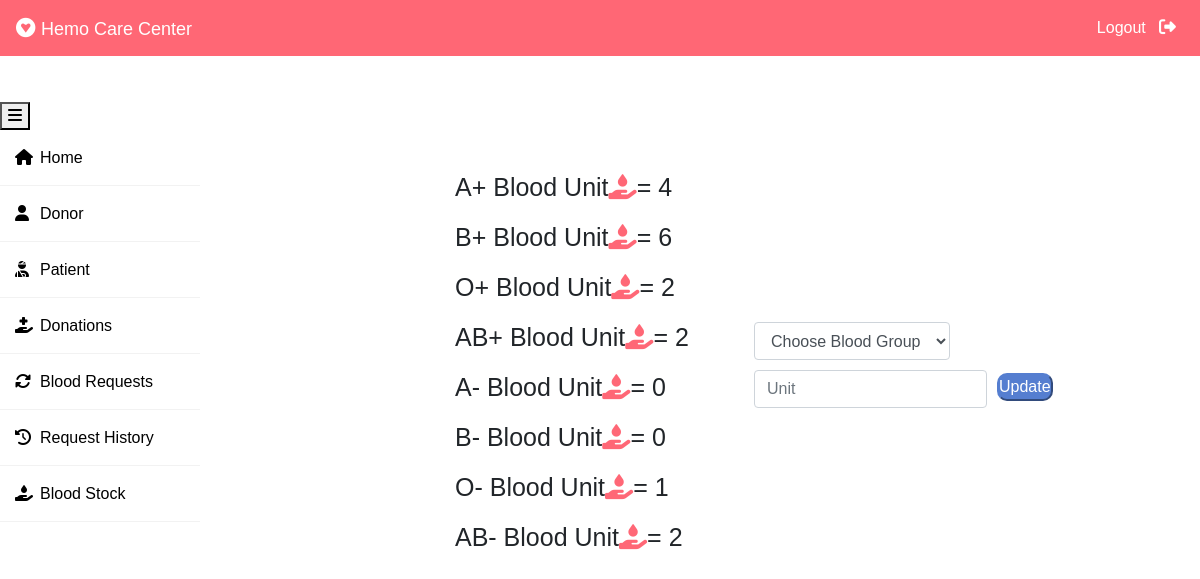
/admin-blood (signed in), run on the app's committed database.
### blood/models.py (models this page shows, shortened)
class Stock(models.Model):
    bloodgroup=models.CharField(max_length=10)
    unit=models.PositiveIntegerField(default=0)

### blood/views.py (the view, shortened to what this page needs)
# urls.py: path('admin-blood', views.admin_blood_view,name='admin-blood'),
@login_required(login_url='adminlogin')
def admin_blood_view(request):
    dict={
        'bloodForm':forms.BloodForm(),
        'A1':models.Stock.objects.get(bloodgroup="A+"),
        'A2':models.Stock.objects.get(bloodgroup="A-"),
        'B1':models.Stock.objects.get(bloodgroup="B+"),
        'B2':models.Stock.objects.get(bloodgroup="B-"),
        'AB1':models.Stock.objects.get(bloodgroup="AB+"),
        'AB2':models.Stock.objects.get(bloodgroup="AB-"),
        'O1':models.Stock.objects.get(bloodgroup="O+"),
        'O2':models.Stock.objects.get(bloodgroup="O-"),
    }
    return render(request,'blood/admin_blood.html',context=dict)

### blood/forms.py
class BloodForm(forms.ModelForm):
    class Meta:
        model=models.Stock
        fields=['bloodgroup','unit']

### templates/blood/admin_blood.html (shortened to what this page needs)
{% extends 'blood/adminbase.html' %}
{% block content %}
{% load widget_tweaks %}
<div class="container">
        <div class="main1">
        <div class="ca">
          <div class="bl">
              <h2 id="bl_label">A+ Blood Unit<i class="fas fa-hand-holding-droplet"></i>=  {{A1.unit}}</h2>
          </div>
      </div>
      <div class="ca">
          <div class="bl">
              <h2 id="bl_label">B+ Blood Unit<i class="fas fa-hand-holding-droplet"></i>=  {{B1.unit}}</h2>
          </div>
      </div>
      <div class="ca">
          <div class="bl">
              <h2 id="bl_label">O+ Blood Unit<i class="fas fa-hand-holding-droplet"></i>=  {{O1.unit}}</h2>
          </div>
      </div>
      <div class="ca">
          <div class="bl">
              <h2 id="bl_label">AB+ Blood Unit<i class="fas fa-hand-holding-droplet"></i>=  {{AB1.unit}}</h2>
          </div>
      </div>
      <div class="ca">
          <div class="bl">
              <h2 id="bl_label">A- Blood Unit<i class="fas fa-hand-holding-droplet"></i>=  {{A2.unit}}</h2>
          </div>
      </div>
      <div class="ca">
          <div class="bl">
              <h2 id="bl_label">B- Blood Unit<i class="fas fa-hand-holding-droplet"></i>=  {{B2.unit}}</h2>
          </div>
      </div>
      <div class="ca">
          <div class="bl">
              <h2 id="bl_label">O- Blood Unit<i class="fas fa-hand-holding-droplet"></i>=  {{O2.unit}}</h2>
          </div>
      </div>
      <div class="ca">
          <div class="bl">
              <h2 id="bl_label">AB- Blood Unit<i class="fas fa-hand-holding-droplet"></i>=  {{AB2.unit}}</h2>
          </div>
      </div>
    </div>
    </div>
</div>
<div class="main2">
    <form class="form-inline" method="POST">
        <div class="form-group">
            <select name="bloodgroup" class="form-control" id="choose">
                <option disabled="disabled" selected="selected">Choose Blood Group</option>
            </select>
          </div>
        <div class="form-group1">
          <input type="number" class="form-control" name="unit" placeholder="Unit">
        </div>
        <button type="submit" class="btnup">Update</button>
      </form>
</div>
</div>
{% endblock content %}

### templates/blood/adminbase.html (style rules this page uses)
.fa-hand-holding-droplet { color: #ff001998; }
* { margin: 0; padding: 0; box-sizing: border-box; list-style: none; text-decoration: none; font-family: 'Josefin Sans', sans-serif; }
body { background-color: #ffff; }
#bl_label { font-size:25px; margin-left:100px; margin-bottom:20px; }
#choose { margin-top:150px; margin-right:250px; }

### templates/blood/admin_blood.html (style rules this page uses)
.main1 { margin-left:140px; margin-top:100px; }
.btnup { margin-right:130px; margin-top:5px; margin-left:10px; border-radius:10px; background-color:rgb(85, 126, 208); color: white; border-color:rgb(85, 126, 208) ; }
.form-group { margin-top:100px; }
.form-group1 { margin-top: 10px; }

### data on the page
Stock: unit "4"
Stock: unit "6"
Stock: unit "2"
Stock: unit "2"
Stock: unit "0"
Stock: unit "0"
Stock: unit "1"
Stock: unit "2"
